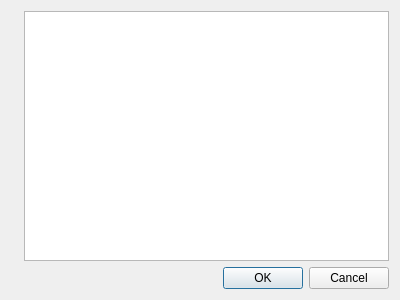
<?xml version="1.0" encoding="UTF-8"?>
<ui version="4.0">
 <class>Info</class>
 <widget class="QDialog" name="Info">
  <property name="geometry">
   <rect>
    <x>0</x>
    <y>0</y>
    <width>400</width>
    <height>300</height>
   </rect>
  </property>
  <property name="windowTitle">
   <string>Dialog</string>
  </property>
  <layout class="QVBoxLayout" name="verticalLayout">
   <item>
    <layout class="QHBoxLayout" name="horizontalLayout">
     <item>
      <widget class="QLabel" name="label">
       <property name="text">
        <string/>
       </property>
       <property name="alignment">
        <set>Qt::AlignHCenter|Qt::AlignTop</set>
       </property>
      </widget>
     </item>
     <item>
      <widget class="QTextBrowser" name="textBrowser"/>
     </item>
    </layout>
   </item>
   <item>
    <widget class="QDialogButtonBox" name="buttonBox">
     <property name="orientation">
      <enum>Qt::Horizontal</enum>
     </property>
     <property name="standardButtons">
      <set>QDialogButtonBox::Cancel|QDialogButtonBox::Ok</set>
     </property>
    </widget>
   </item>
  </layout>
 </widget>
 <resources/>
 <connections>
  <connection>
   <sender>buttonBox</sender>
   <signal>accepted()</signal>
   <receiver>Info</receiver>
   <slot>accept()</slot>
   <hints>
    <hint type="sourcelabel">
     <x>248</x>
     <y>254</y>
    </hint>
    <hint type="destinationlabel">
     <x>157</x>
     <y>274</y>
    </hint>
   </hints>
  </connection>
  <connection>
   <sender>buttonBox</sender>
   <signal>rejected()</signal>
   <receiver>Info</receiver>
   <slot>reject()</slot>
   <hints>
    <hint type="sourcelabel">
     <x>316</x>
     <y>260</y>
    </hint>
    <hint type="destinationlabel">
     <x>286</x>
     <y>274</y>
    </hint>
   </hints>
  </connection>
 </connections>
</ui>
